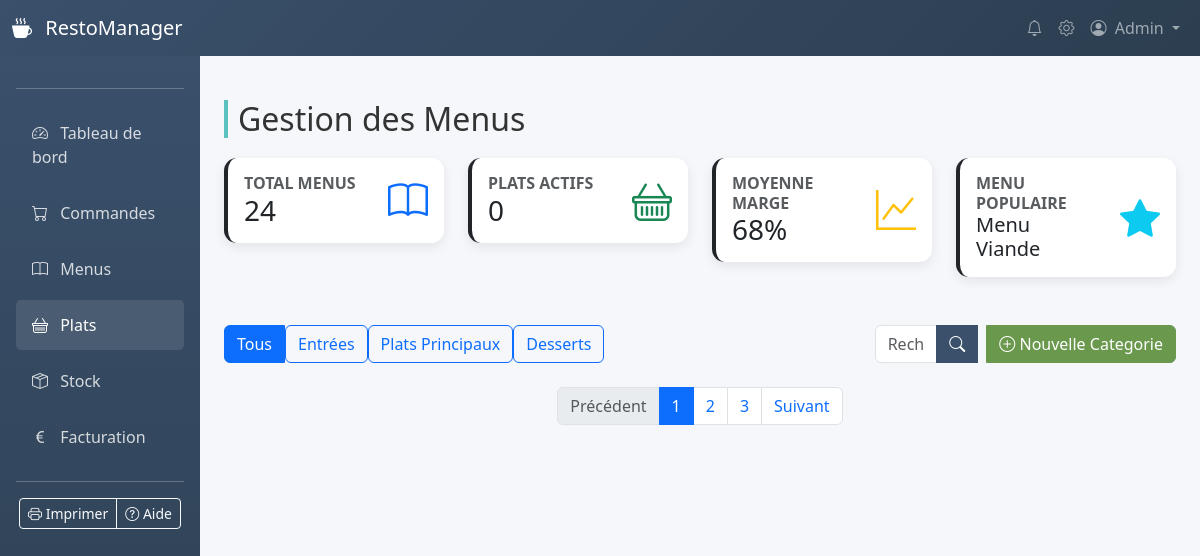
The app's page /controllers/H_menuController.php, older data.
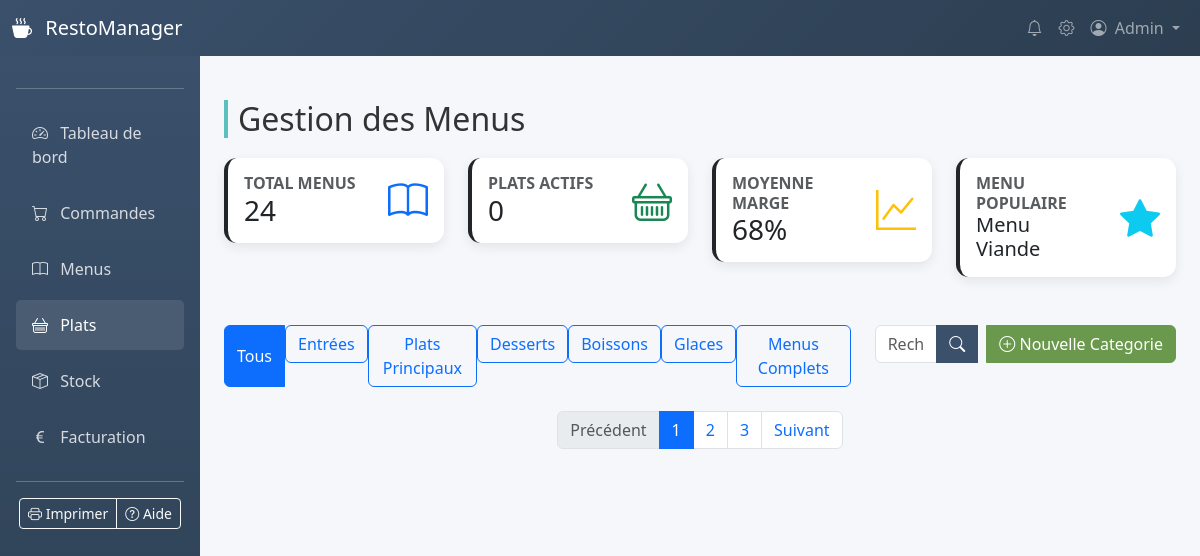
The same page, newer data.
### tables this page shows
CREATE TABLE `categorieplat` (
  `idCategorie` varchar(255) NOT NULL,
  `nomCategorie` varchar(255) NOT NULL,
  `dateCreateCategorie` timestamp NOT NULL DEFAULT current_timestamp() ON UPDATE current_timestamp()
);

### controllers/H_menuController.php (called while the page is built, shortened)
<?php
    require('../models/H_functionsModels.php');
        $H_nbrePlats = F_executeRequeteSql('SELECT COUNT(*) AS nbrePlat FROM plat');
        $H_listeCategorie = F_executeRequeteSql('SELECT * FROM categorieplat');
    require('../views/Menu.php');
?>

### models/H_functionsModels.php (called while the page is built, shortened)
<?php
        if(!function_exists('F_executeRequeteSql'))
        {
            function F_executeRequeteSql (string $H_requete, array $H_tableauParams=NULL)
            {
                global $H_dbConnect;
                    if ($H_tableauParams == NULL)
                    {
                        $H_requete=$H_dbConnect->query($H_requete);
                        $resultat=$H_requete->fetchall();
                    }
                return $resultat;
            }
        }
?>

### views/Menu.php (the view, shortened to what the changed rows need)
<?php
    require('templates/header.php');
?>
            <div class="col-lg-10 main-content p-4">
                <h2 class="section-title">Gestion des Menus</h2>
                <div class="row mb-4">
                    <div class="col-xl-3 col-md-6 mb-4">
                        <div class="card stats-card">
                            <div class="card-body">
                                <div class="row align-items-center">
                                    <div class="col">
                                        <h6 class="text-uppercase text-muted fw-bold mb-0">Plats Actifs</h6>
                                        <h3 class="mb-0">
                                            <?php
                                                foreach($H_nbrePlats as $H_nbrePlat){
                                                    echo $H_nbrePlat->nbrePlat;
                                                }
                                            ?>
                                        </h3>
                                    </div>
                                </div>
                            </div>
                        </div>
                    </div>
                </div>
                <div class="row mb-4">
                    <div class="col-md-8">
                        <div class="btn-group" role="group">
                            <?php
                                foreach($H_listeCategorie as $H_categorie){
                            ?>
                            <form action="../controllers/H_menuController.php?<?="H_idCat=".$H_categorie->idCategorie?>" method="post" class="d-inline">
                                <button type="submit" class="btn btn-outline-primary" name="H_categorieMenu"><?=$H_categorie->nomCategorie?></button>
                            </form>
                            <?php
                                }
                            ?>
                        </div>
                    </div>
                </div>
            </div>
        </div>
    </div>
<?php
    require('templates/footer.php');
?>

Row changes from the older to the newer data that the page shows:
added categorieplat: nomCategorie "Boissons"
added categorieplat: nomCategorie "Glaces"
added categorieplat: nomCategorie "Menus Complets"
